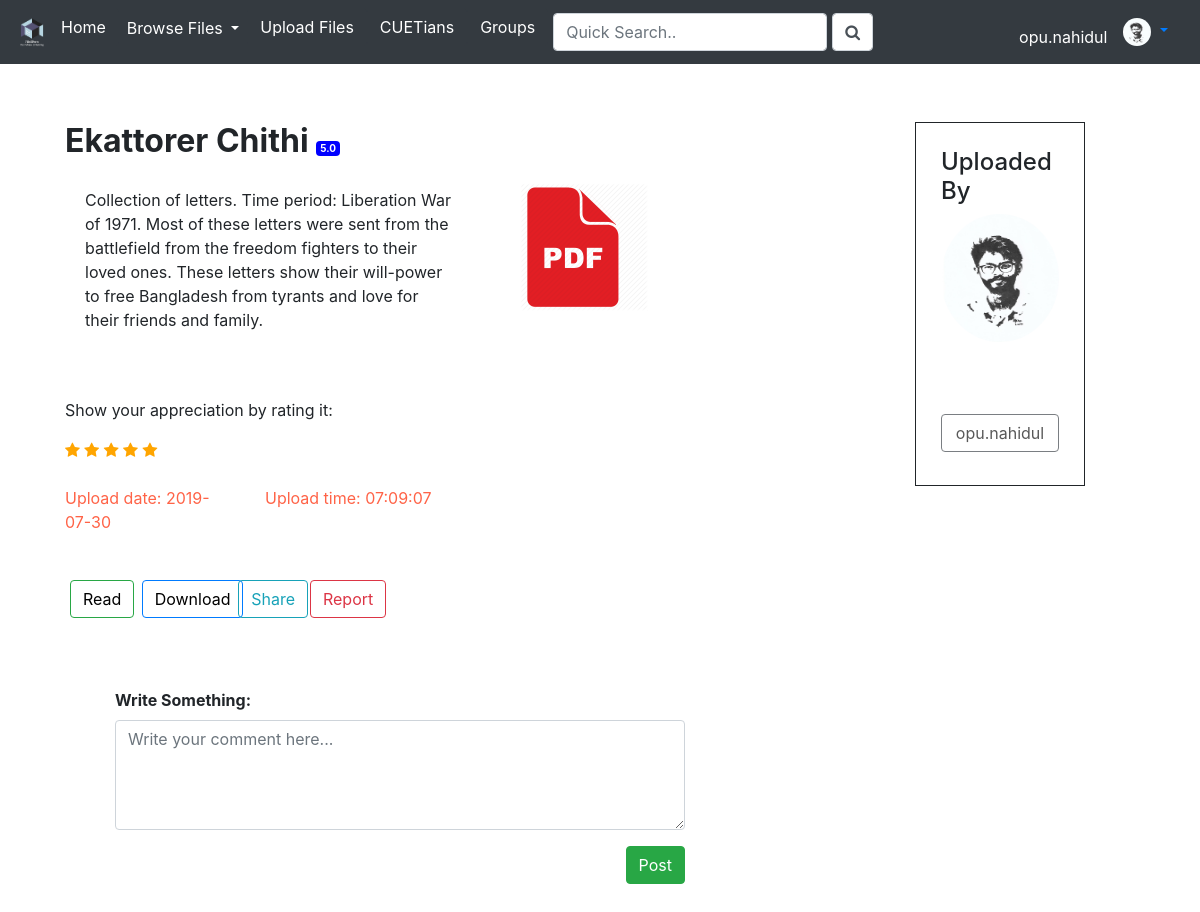
The app's page /forum.php?id=7 (signed in) with its own data.
### tables this page shows
CREATE TABLE `files` (
  `id` int(11) NOT NULL,
  `user` varchar(50) NOT NULL,
  `type` varchar(20) NOT NULL,
  `location` varchar(200) NOT NULL,
  `name` varchar(500) NOT NULL,
  `description` varchar(10000) NOT NULL,
  `date` varchar(50) NOT NULL,
  `time` varchar(50) NOT NULL,
  `status` varchar(50) NOT NULL,
  `rating` int(11) NOT NULL,
  `rater` int(11) NOT NULL,
  `level` int(11) NOT NULL,
  `term` int(11) NOT NULL,
  `depertment` varchar(20) NOT NULL
);

### forum.php (the view, shortened to what this page needs)
<?php
$user = $_SESSION['user'];
include('dbconnect.php');
$id = $_GET['id'];
$sql = "SELECT * FROM files WHERE id='$id'";
$result = mysqli_query($conn, $sql);
$row = mysqli_fetch_array($result);
$download = 'downloadfile.php?loc=' . $row['location'] . '&id=' . $row['id'];
$tag = 1;
if ($row['type'] == "ebook") {
    $view = "Read";
    $viewfile = $row['location'];
    $viewfile = 'viewebook.php?id=' . $row['id'] . '&link=' . $viewfile;
} else if ($row['type']  == "audio") {
    $view = "Stream";
    $viewfile = 'streamaudio.php?id=' . $row['id'] . '&link=' . $row['location'];
} else if ($row['type']  == "video") {
    $view = "Stream";
    $viewfile = 'streamvideo.php?id=' . $row['id'] . '&link=' . $row['location'];
} else {
    $tag = 0;
    $view = "View";
}
$sql = "SELECT rate from download WHERE file=$id and user='$user'";
$res = mysqli_query($conn, $sql);
$result = mysqli_fetch_array($res);
$rating = $result['rate'];
$user = preg_split("/@/", $row['user'])[0];
$imgg = "images/user/" . $row['user'] . ".png";
$loc = preg_split("/\./", $row['location']);
$fileicon = $loc[count($loc) - 1] . '.png';
$share_link = 'downloadfile.php?id=' . $id . '&loc=' . $row['location'];
?>
<!DOCTYPE html>
<html>
<head>
    <link rel="stylesheet" href="css/bootstrap.min.css" />
    <link rel="stylesheet" href="https://cdnjs.cloudflare.com/ajax/libs/font-awesome/4.7.0/css/font-awesome.min.css">
</head>
<body>
    <?php
    include('navbar.php')
    ?>
    <br> <br> <br>
    <div class="container-fluid">
        <div class="row">
            <div class="col-md-8" style="margin-left: 50px; margin-top:50px">
                <h2 style="font-weight: bold"><?php echo $row['name'] ?>
                    <span class="badge" style="background-color: blue; color:white; font-size: 10px">
                        <?php if ($row['rater'] == 0) echo "0.0";
                        else echo sprintf("%.1f", $row['rating'] / $row['rater']);
                        ?>
                    </span>
                </h2>
                <div class="row">
                    <div class="col-md-6" style="margin: 20px; margin-bottom:50px">
                        <p><?php echo $row['description']; ?></p>
                    </div>
                    <div class="col-md-3">
                        <img style="margin:15px" src="images/icon/<?php echo $fileicon; ?>" alt="icon" height="128px" width="128px" />
                    </div>
                </div>
                <p>Show your appreciation by rating it:</p>
                <?php
                $i = 1;
                while ($i <= 5) {
                    if ($i <= $rating) {
                        ?>
                <span class="fa fa-star checked" id='<?php echo $i; ?>' onclick="add(this,'<?php echo $i; ?>')"></span>
                <?php } else { ?>
                <span class="fa fa-star" id='<?php echo $i; ?>' onclick="add(this,'<?php echo $i; ?>')"></span>
                <?php }
                    $i = $i + 1;
                } ?>
                <br><br>
                <div class="row" style="color: tomato">
                    <div class="col-md-3">
                        <p>Upload date: <?php echo $row['date'] ?></p>
                    </div>
                    <div class="col-md-3">
                        <p>Upload time: <?php echo $row['time'] ?></p>
                    </div>
                </div>
                <div class="row">
                    <?php if ($tag != 0) { ?>
                    <div class="col-md-1">
                        <a href="<?php echo $viewfile; ?>" class="btn btn-outline-success" style="margin-top : 30px; margin-left:5px; color: black" target="_blank" >
                            <?php echo $view; ?>
                        </a>
                    </div>
                    <?php } ?>
                    <div class="col-md-1">
                        <a href="<?php echo $download; ?>" class="btn btn-outline-primary" style="margin-top : 30px; margin-left: 10px; color: black;">
                            Download
                        </a>
                    </div>
                    <div class="col-md-1">
                        <button class="btn btn-outline-info" style="margin-top: 30px; margin-left:40px; margin-bottom: 70px" data-id="<?php echo $share_link; ?>" data-toggle="modal" data-target="#link">
                            Share
                        </button>
                    </div>
                    <div class="col-md-1">
                        <button class="btn btn-outline-danger" style="margin-top: 30px; margin-left:45px; margin-bottom: 70px" data-id="">
                            Report
                        </button>
                    </div>
                </div>
            </div>
            <div class="col-md-3">
                <div style="margin: 50px; border-style: solid; border-width: 0.5px">
                    <div class="d-flex flex-column" style="padding: 25px">
                        <h4>Uploaded By</h4>
                        <img src="<?php echo $imgg; ?>" onerror="this.onerror=null; this.src='images/avatar.png'" height="128px" style="border-radius: 50%;">
                        <br><br> <br>
                        <h5 class="btn btn-outline-dark disabled" style="color: black; "><?php echo $user; ?></h5>
                    </div>
                </div>
            </div>
        </div>
    </div>
    <div class="col-md-6" style="margin-left: 100px">
        <form action="savecomment.php" method="POST">
            <div class="form-group">
                <label for="comment" style="font-weight: bold">Write Something:</label>
                <textarea class="form-control" rows="4" id="comment" name="comment" placeholder="Write your comment here..."></textarea>
            </div>
            <button type="submit" class="btn btn-success float-right">Post</button>
        </form>
    </div>
</body>
</html>

### forum.php (style rules this page uses)
.checked { color: orange; }

### records on screen
files: name "Ekattorer Chithi", $row['rating'] / $row['rater'] "5.0", description "Collection of letters. Time period: Liberation War of 1971. Most of these letters were sent from the battlefield from the freedom fighters to their loved ones. These letters show their will-power to free Bangladesh from tyrants and love for their friends and family.", date "2019-07-30", time "07:09:07", type "Read", user (picture), user "opu.nahidul"

### other values on screen
$name[0] "opu.nahidul"
